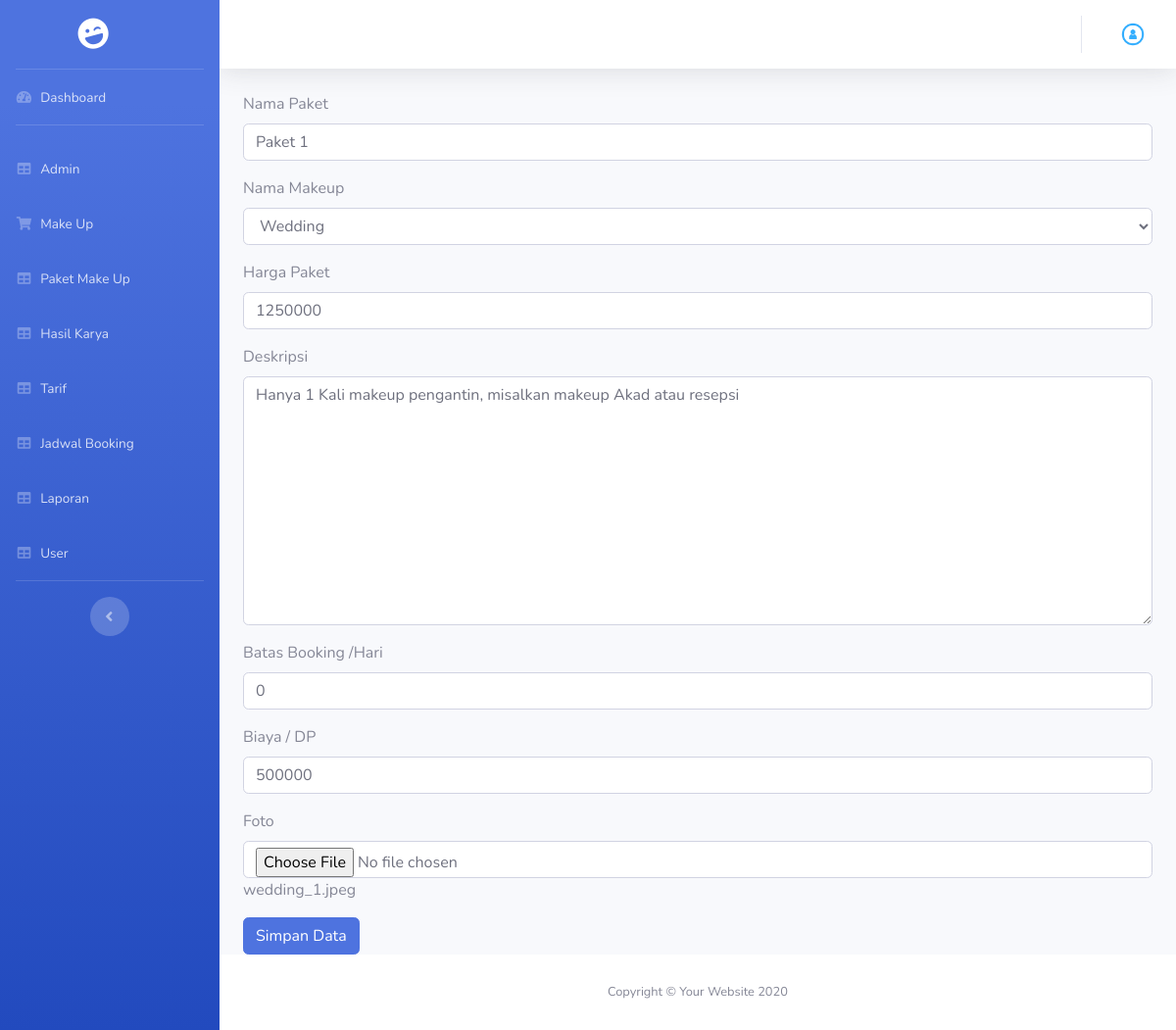
The page /admin/paket_edit/4 on the database its author committed.
### tables this page shows
CREATE TABLE IF NOT EXISTS `tb_paket_makeup` (
  `id_paket` int(11) NOT NULL,
  `id_makeup` int(11) NOT NULL,
  `nm_paket` varchar(100) NOT NULL,
  `harga_paket` int(11) NOT NULL,
  `deskripsi` text,
  `batas_booking_per_hari` int(11) NOT NULL,
  `biaya_dp` int(11) NOT NULL,
  `foto` text NOT NULL
);

### application/core/MY_Controller.php (called while the page is built, shortened)
<?php
class MY_Controller extends CI_Controller
{
	public function view_backend($view, $data = null)
	{
		$this->load->view('admin/templateBackend/header');
		$this->load->view('admin/templateBackend/sidebar');
		$this->load->view($view, $data);
		$this->load->view('admin/templateBackend/footer');
	}
}

### application/controllers/admin/Paket_Makeup.php (called while the page is built, shortened)
<?php
class Paket_Makeup extends MY_Controller
{
  public function paket_edit($id)
  {
    $data['paket_makeup'] = $this->paketMakeupModel->getById($id);
    $data['makeup'] = $this->makeupModel->getAll();
    $this->view_backend('admin/paket_makeup/paket_edit', $data);
  }
}

### index.php (called while the page is built, shortened)
<?php
require_once BASEPATH.'core/CodeIgniter.php';

### application/models/Backend/Paket_Makeup_Model.php (called while the page is built, shortened)
<?php defined('BASEPATH') or exit('No direct script access allowed');
class Paket_Makeup_Model extends CI_Model
{
	public function getById($id)
	{
		return $this->db->query("Select
        tb_paket_makeup.id_paket,
        tb_paket_makeup.id_makeup,
        tb_paket_makeup.nm_paket,
        tb_paket_makeup.harga_paket,
        tb_paket_makeup.deskripsi,
        tb_paket_makeup.biaya_dp,
        tb_paket_makeup.foto,
        tb_paket_makeup.batas_booking_per_hari,
        tb_makeup.nm_makeup
    From
        tb_paket_makeup Join
        tb_makeup On tb_paket_makeup.id_makeup = tb_makeup.id_makeup Where tb_paket_makeup.id_paket='$id'")->result();
	}
}

### application/models/Backend/Makeup_Model.php (called while the page is built, shortened)
<?php defined('BASEPATH') or exit('No direct script access allowed');
class Makeup_Model extends CI_Model
{
    private $_table = "tb_makeup";
    public function getAll()
    {
        return $this->db->get($this->_table)->result();
    }
}

### application/views/admin/paket_makeup/paket_edit.php (the view, shortened to what this page needs)
<div class="container">
    <?php foreach ($paket_makeup as $pm) : ?>
        <form action="<?php echo base_url('admin/paket_edit_aksi') ?>" method="POST" enctype="multipart/form-data">
            <div class="form-group">
                <label for="">Nama Paket</label>
                <input type="text" name="nm_paket" class="form-control" value="<?php echo $pm->nm_paket ?>">
            </div>
            <div class="form-group">
                <label for="">Nama Makeup</label>
                <select name="id_makeup" id="id_makeup" class="form-control">
                    <?php foreach ($makeup as $mu) : ?>
                        <option value="<?php echo $mu->id_makeup ?>"><?php echo $mu->nm_makeup ?></option>
                    <?php endforeach; ?>
                </select>
            </div>
            <div class="form-group">
                <label for="">Harga Paket</label>
                <input type="text" name="harga_paket" class="form-control" value="<?php echo $pm->harga_paket ?>">
            </div>
            <div class="form-group">
                <label for="">Deskripsi</label>
                <textarea name="deskripsi" id="" cols="30" rows="10" class="form-control"><?php echo $pm->deskripsi ?></textarea>
            </div>
            <div class="form-group">
                <label for="">Batas Booking /Hari</label>
                <input type="text" name="batas_booking_per_hari" class="form-control" value="<?php echo $pm->batas_booking_per_hari ?>">
            </div>
            <div class="form-group">
                <label for="">Biaya / DP</label>
                <input type="text" name="biaya_dp" class="form-control" value="<?php echo $pm->biaya_dp ?>">
            </div>
            <div class="form-group">
                <label for="">Foto</label>
                <input type="file" name="foto" class="form-control">
                <?php echo $pm->foto ?>
            </div>
            <button class="btn btn-primary" type="submit">Simpan Data</button>
        </form>
    <?php endforeach; ?>
</div>

### rows shown on the page
tb_paket_makeup: nm_paket "Paket 1", harga_paket "1250000", deskripsi "Hanya 1 Kali makeup pengantin, misalkan makeup Akad atau resepsi", batas_booking_per_hari "0", biaya_dp "500000", foto "wedding_1.jpeg"

### other values the page prints
form field id_makeup "Wedding"
